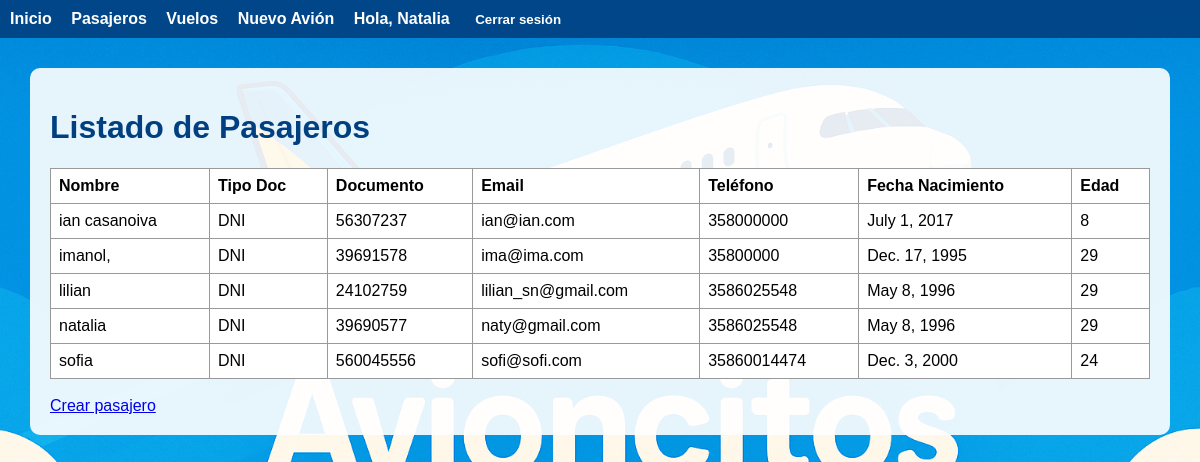
The app's page /pasajeros/ (signed in) with its own data.
### pasajeros/models.py (models this page shows, shortened)
class Pasajero(models.Model):
    TIPO_DOCUMENTO_CHOICES = [
        ('DNI', 'DNI'),
        ('PAS', 'Pasaporte'),
        ('LC', 'Libreta Cívica'),
        ('LE', 'Libreta de Enrolamiento'),
        ('OTRO', 'Otro'),
    ]
    nombre = models.CharField(max_length=100)
    tipo_documento = models.CharField(max_length=10, choices=TIPO_DOCUMENTO_CHOICES)
    documento = models.CharField(max_length=30, unique=True)
    email = models.EmailField()
    telefono = models.CharField(max_length=20)
    fecha_nacimiento = models.DateField()
    @property
    def edad(self):
        today = date.today()
        return today.year - self.fecha_nacimiento.year - (
            (today.month, today.day) < (self.fecha_nacimiento.month, self.fecha_nacimiento.day)
        )
    class Meta:
        verbose_name = 'Pasajero'
        verbose_name_plural = 'Pasajeros'
        ordering = ['nombre']

### pasajeros/views.py (the view)
# urls.py: path('', views.lista_pasajeros, name='listado_pasajeros'),
@login_required
def lista_pasajeros(request):
    if request.user.perfil and request.user.perfil.rol != 'admin':
        return redirect('home:index')
    pasajeros = Pasajero.objects.all()
    return render(request, 'pasajeros/pasajeros_list.html', {'pasajeros': pasajeros})

### usuarios/models.py (called while the page is built)
def get_perfil(self):
    try:
        return self.perfilusuario
    except PerfilUsuario.DoesNotExist:
        return None

### pasajeros/templates/pasajeros/pasajeros_list.html
{% extends 'base.html' %}
{% block content %}
  <h1>Listado de Pasajeros</h1>
  <table border="1">
    <thead>
      <tr>
        <th>Nombre</th>
        <th>Tipo Doc</th>
        <th>Documento</th>
        <th>Email</th>
        <th>Teléfono</th>
        <th>Fecha Nacimiento</th>
        <th>Edad</th>
      </tr>
    </thead>
    <tbody>
      {% for p in pasajeros %}
        <tr>
          <td>{{ p.nombre }}</td>
          <td>{{ p.tipo_documento }}</td>
          <td>{{ p.documento }}</td>
          <td>{{ p.email }}</td>
          <td>{{ p.telefono }}</td>
          <td>{{ p.fecha_nacimiento }}</td>
          <td>{{ p.edad }}</td>
        </tr>
      {% endfor %}
    </tbody>
  </table>
  <br>
  <a href="{% url 'pasajeros:crear_pasajero' %}">Crear pasajero</a>
{% endblock %}

### home/templates/base.html (shortened to what this page needs)
{% load static %}
<!DOCTYPE html>
<html lang="es">
<head>
</head>
<body>
    <nav>
        <a href="{% url 'home:index' %}">Inicio</a>
        {% if user.is_authenticated %}
            <a href="{% url 'pasajeros:listado_pasajeros' %}">Pasajeros</a>
            <a href="{% url 'vuelos:vuelo_list' %}">Vuelos</a>
            {% if user.perfilusuario.rol != 'pasajero' %}
                <a href="{% url 'vuelos:crear_avion' %}">Nuevo Avión</a>
            {% endif %}
            <span>Hola, {{ user.username }}</span>
            <form action="{% url 'usuarios:logout' %}" method="post" style="display:inline;">
                <button type="submit">Cerrar sesión</button>
            </form>
        {% else %}
            <a href="{% url 'usuarios:login' %}">Iniciar sesión</a>
            <a href="{% url 'usuarios:registro' %}">Registrarse</a>
        {% endif %}
    </nav>
    <div class="container">
        {% block content %}
        {% endblock %}
    </div>
</body>
</html>

### records on screen
Pasajero: nombre "ian casanoiva", tipo_documento "DNI", documento "56307237", email "ian@ian.com", telefono "358000000", fecha_nacimiento "July 1, 2017", edad "8"
Pasajero: nombre "imanol,", tipo_documento "DNI", documento "39691578", email "ima@ima.com", telefono "35800000", fecha_nacimiento "Dec. 17, 1995", edad "29"
Pasajero: nombre "lilian", tipo_documento "DNI", documento "24102759", email "lilian_sn@gmail.com", telefono "3586025548", fecha_nacimiento "May 8, 1996", edad "29"
Pasajero: nombre "natalia", tipo_documento "DNI", documento "39690577", email "naty@gmail.com", telefono "3586025548", fecha_nacimiento "May 8, 1996", edad "29"
Pasajero: nombre "sofia", tipo_documento "DNI", documento "560045556", email "sofi@sofi.com", telefono "35860014474", fecha_nacimiento "Dec. 3, 2000", edad "24"

### other values on screen
{{ user.username }} "Natalia"
